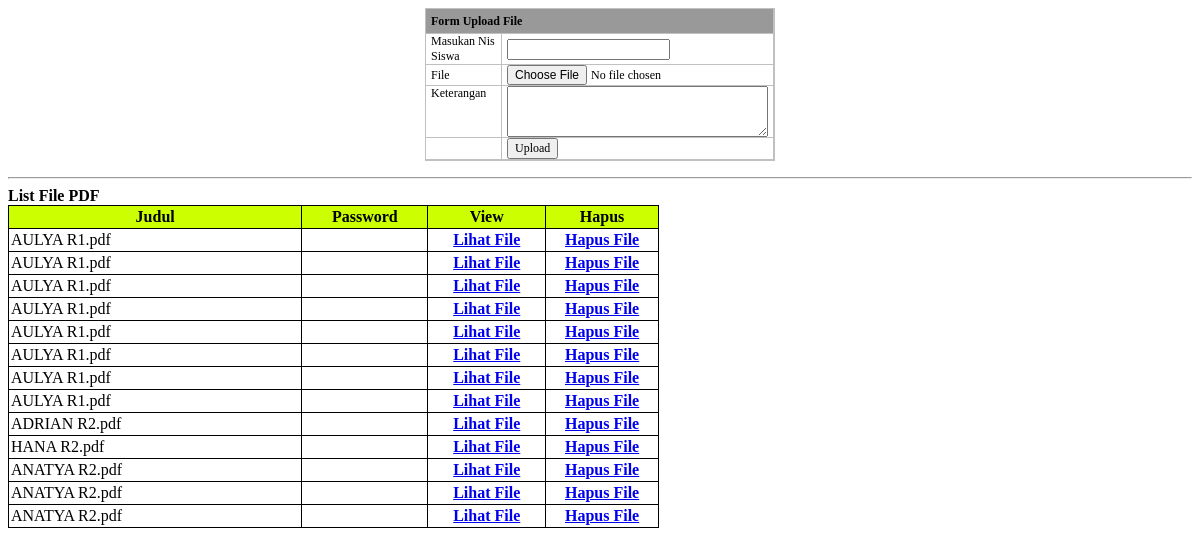
The app's page /upload2_file.php with its own data.
### tables this page shows
CREATE TABLE IF NOT EXISTS `file_upload` (
`id` int(3) NOT NULL,
  `nis` varchar(20) NOT NULL,
  `filename` varchar(50) NOT NULL,
  `Detail` varchar(255) NOT NULL,
  `Folder` varchar(50) NOT NULL,
  `DateUpload` datetime NOT NULL
);

### upload2_file.php (the view, shortened to what this page needs)
<form method="post" enctype="multipart/form-data" action="">
<table width="412" align="center" cellpadding="0" cellspacing="0" class="table">
<tr>
	<td colspan="2" height="25" class="title">Form Upload File</td>
</tr>
<tr>
	<td width="100">Masukan Nis Siswa</td>
	<td><input type="text" name="nis" /></td>
</tr>
<tr>
	<td width="100">File</td>
	<td><input type="file" name="data_upload" /></td>
</tr>
<tr>
	<td width="100" valign="top">Keterangan</td>
	<td><textarea name="keterangan" cols="30" rows="3"></textarea></td>
</tr>
<tr>
	<td></td>
	<td><input type="submit" name="btnUpload" value="Upload" /></td>
</tr>
</table>
</form>
<hr>
<b>List File PDF</b>
<table width="651" border='0' cellpadding="2" cellspacing="1" bgcolor="#000000">
<tr>
 <th width="378" bgcolor="#CCFF00">Judul</th>
  <th bgcolor="#CCFF00" width="143">Password</th>
 <th bgcolor="#CCFF00" width="143">View</th>
 <th bgcolor="#CCFF00" width="133">Hapus</th>
</tr>
<?php
$query=mysql_query("SELECT * FROM file_upload ORDER BY id DESC");
while($data=mysql_fetch_array($query))
{
?>
<tr>
 <td bgcolor="#ffffff"><?php echo $data[filename];?></td>
  <td bgcolor="#ffffff"><?php echo $data[pass];?></td>
 <th bgcolor="#ffffff"><a href="vieww.php?id=<?php echo $data[id];?>">Lihat File</a></th>
 <th bgcolor="#ffffff"><a href="hapus.php?id=<?php echo $data[id];?>">Hapus File</a></th>
</tr>
<?php
}
?>
</table>
</body>&nbsp;</h1>

### upload2_file.php (style rules this page uses)
.table { font:normal 12px Tahoma,verdana; border:silver 1px solid; width:350px; }
.table tr td { border-bottom:silver 1px solid; border-right:silver 1px solid; padding:0 5px 0 5px; }
.table tr td.title { font:bold 12px Tahoma,verdana; background-color:#999999; color:#000000; }
input { font:normal 12px Tahoma,verdana; }

### records on screen
file_upload: filename "AULYA R1.pdf"
file_upload: filename "AULYA R1.pdf"
file_upload: filename "AULYA R1.pdf"
file_upload: filename "AULYA R1.pdf"
file_upload: filename "AULYA R1.pdf"
file_upload: filename "AULYA R1.pdf"
file_upload: filename "AULYA R1.pdf"
file_upload: filename "AULYA R1.pdf"
file_upload: filename "ADRIAN R2.pdf"
file_upload: filename "HANA R2.pdf"
file_upload: filename "ANATYA R2.pdf"
file_upload: filename "ANATYA R2.pdf"
file_upload: filename "ANATYA R2.pdf"
